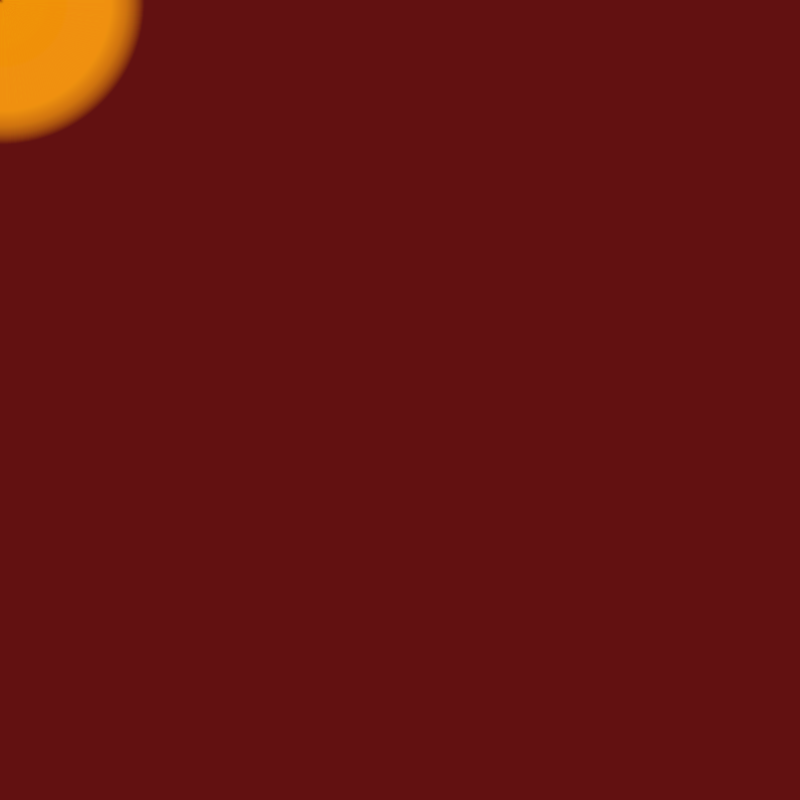
Frame 1 (no input)
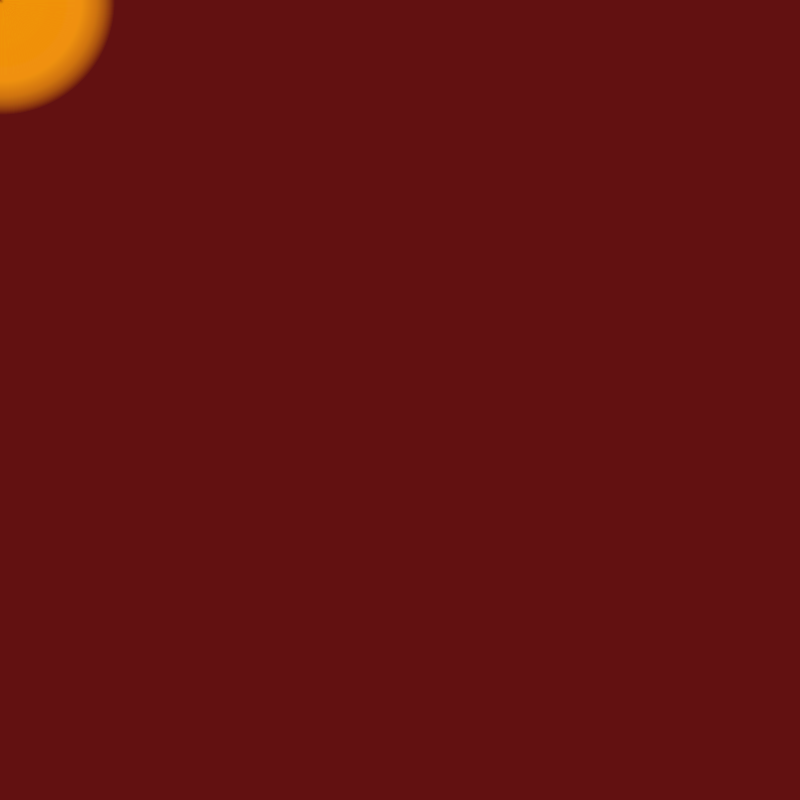
Frame 60 (the mouse pressed at the canvas centre just before this capture)
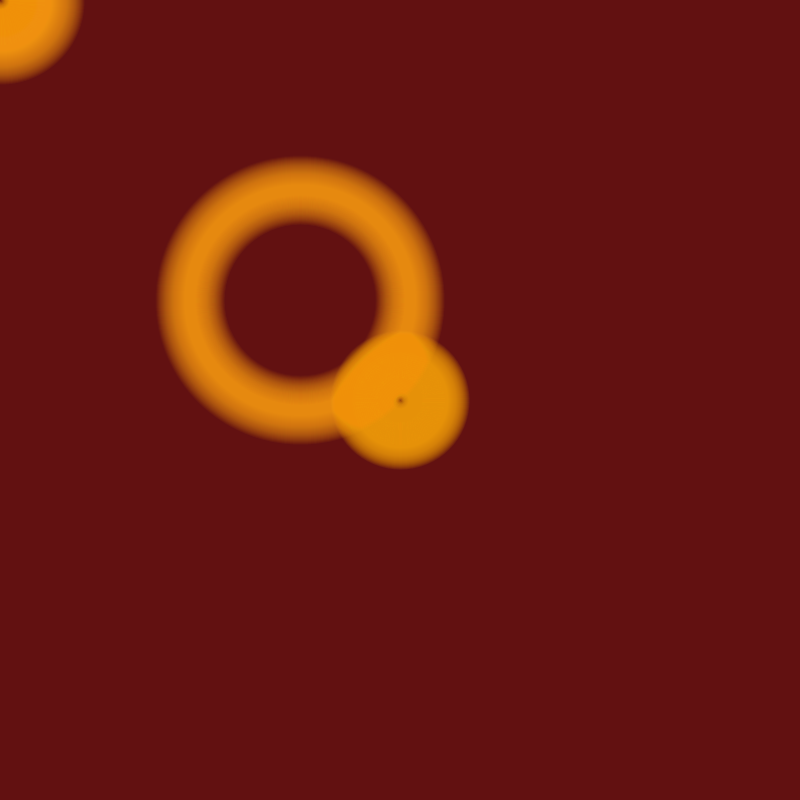
Frame 120 (the mouse held since frame 60 and released just before this capture)

The Processing sketch that drew these frames (run headless with seeded random() and noise(); from frame 60 on, the mouse is pressed at the canvas centre):

// Processing sketch: processing_150825
// ── processing_150825.pde

Circulo circulo1;
Circulo circulo2;
Circulo circulo3;

void setup() {
  size(800,800);
  frameRate(15);
  smooth();
  
  circulo1 = new Circulo(100);
  circulo2 = new Circulo(50);
  circulo3 = new Circulo(250);
}

void draw() {
  background(98,17,17);
    
    
  circulo1.actualizar(mouseX, mouseY);
  circulo1.mostrar(15);
  
  circulo2.actualizar(pmouseX, pmouseY);
  circulo2.mostrar(15);
  
  circulo3.actualizar(pmouseX-100, pmouseY-100);
  circulo3.mostrar(8);
}
class Circulo {
  int [] xpos;
  int [] ypos;
  
  Circulo(int i) {
    xpos = new int [i];
    ypos = new int [i];
  }
  
  void actualizar(int newX, int newY) {
    //shift all elements down one spot. Stop at the second to last element.
    for(int i = 0; i < xpos.length-1; i++) {
      xpos[i] = xpos[i+1];
      ypos[i] = ypos[i+1];
  }
  
  xpos[xpos.length-1] = newX;
  ypos[ypos.length-1] = newY;
}


void mostrar(int a) { 
  for (int i = 0; i < xpos.length; i++) {
  strokeWeight(40);
  stroke(240, 150, 5-i*5, a);
  noFill();
  ellipse(xpos[i], ypos[i], i, i);
  noCursor();
  }
}
}
